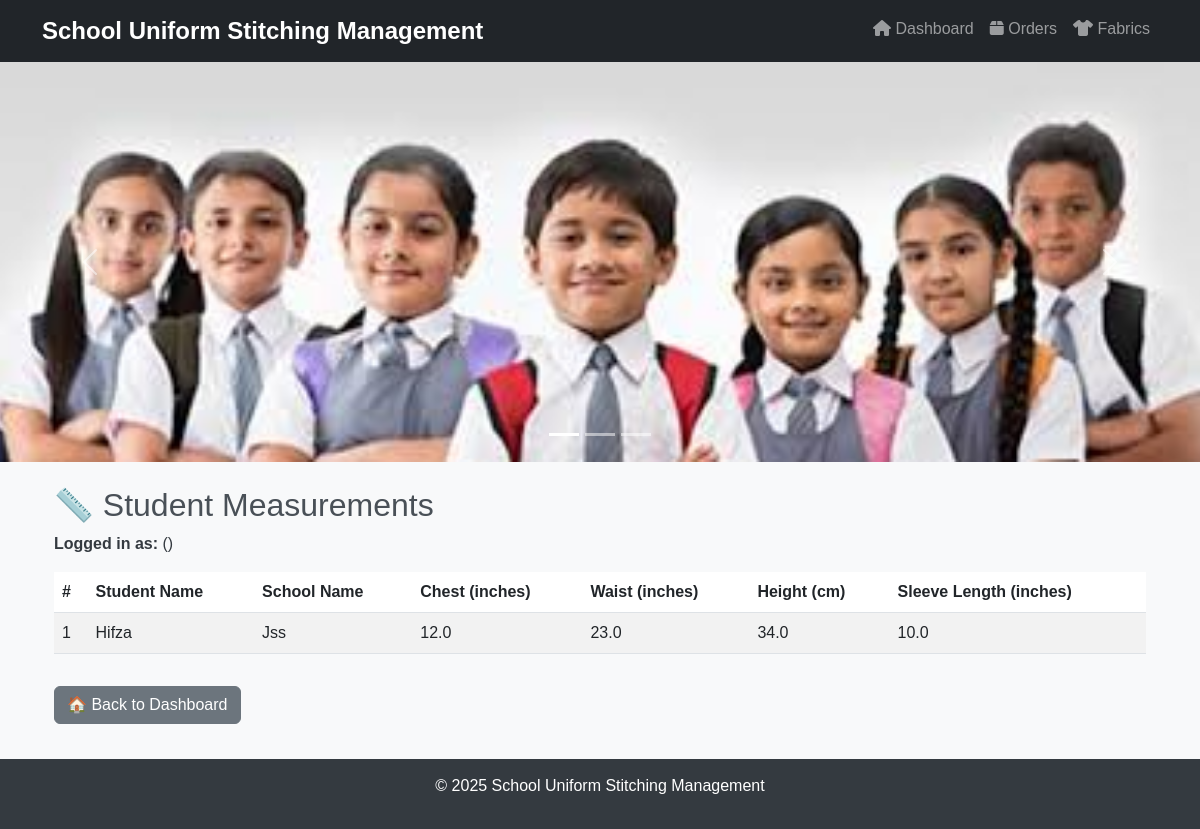
Screenshot of /measurements/ with the database file from the repository.
### stitching/models.py (models this page shows, shortened)
class StudentMeasurement(models.Model):
    student_name = models.CharField(max_length=100)
    school_name = models.CharField(max_length=100)
    chest = models.FloatField()
    waist = models.FloatField()
    height = models.FloatField()
    sleeve_length = models.FloatField()

### stitching/views.py (the view)
# urls.py: path('measurements/', measurement_list, name='measurement_list'),
def measurement_list(request):
    measurements = StudentMeasurement.objects.all()
    return render(request, 'stitching/measurement_list.html', {'measurements': measurements})

### stitching/templates/stitching/measurement_list.html (shortened to what this page needs)
{% extends 'stitching/base.html' %}
{% block content %}
<div class="container mt-4">
    <h2>📏 Student Measurements</h2>
    <p><b>Logged in as:</b> {{ user.username }} ({{ user.role|title }})</p>
    <table class="table table-striped">
        <thead class="thead-dark">
            <tr>
                <th>#</th>
                <th>Student Name</th>
                <th>School Name</th>
                <th>Chest (inches)</th>
                <th>Waist (inches)</th>
                <th>Height (cm)</th>
                <th>Sleeve Length (inches)</th>
            </tr>
        </thead>
        <tbody>
            {% for student in measurements %}
            <tr>
                <td>{{ forloop.counter }}</td>
                <td>{{ student.student_name }}</td>
                <td>{{ student.school_name }}</td>
                <td>{{ student.chest }}</td>
                <td>{{ student.waist }}</td>
                <td>{{ student.height }}</td>
                <td>{{ student.sleeve_length }}</td>
            </tr>
            {% empty %}
            <tr>
                <td colspan="7" class="text-center">No measurements available.</td>
            </tr>
            {% endfor %}
        </tbody>
    </table>
    <a href="{% url 'dashboard' %}" class="btn btn-secondary mt-3">🏠 Back to Dashboard</a>
</div>
{% endblock %}

### stitching/templates/stitching/base.html (style rules this page uses)
body { background-color: #f8f9fa; font-family: 'Arial', sans-serif; color: #343a40; }
h2, h3 { color: #495057; }
.btn { margin: 5px 0; }
.btn-secondary { background-color: #6c757d; border-color: #6c757d; }

### rows the page displays
StudentMeasurement: student_name "Hifza", school_name "Jss", chest "12.0", waist "23.0", height "34.0", sleeve_length "10.0"
